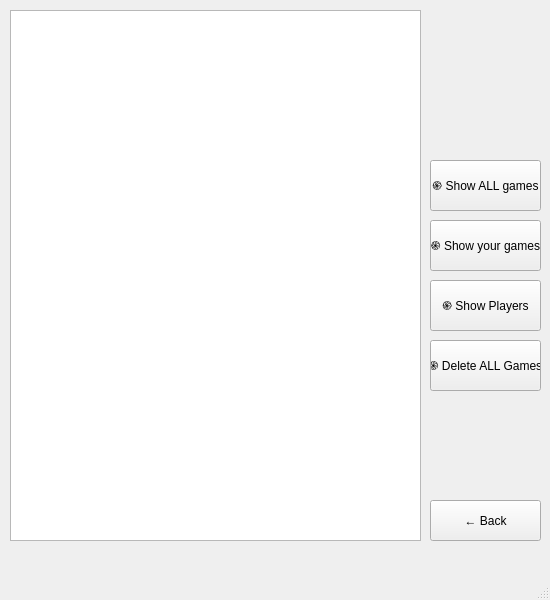
<?xml version="1.0" encoding="UTF-8"?>
<ui version="4.0">
 <class>MainWindow</class>
 <widget class="QMainWindow" name="MainWindow">
  <property name="geometry">
   <rect>
    <x>0</x>
    <y>0</y>
    <width>550</width>
    <height>600</height>
   </rect>
  </property>
  <property name="windowTitle">
   <string>Players Stat</string>
  </property>
  <widget class="QWidget" name="centralwidget">
   <widget class="QTableWidget" name="tableWidget">
    <property name="geometry">
     <rect>
      <x>10</x>
      <y>10</y>
      <width>411</width>
      <height>531</height>
     </rect>
    </property>
   </widget>
   <widget class="QPushButton" name="show_b">
    <property name="geometry">
     <rect>
      <x>430</x>
      <y>220</y>
      <width>111</width>
      <height>51</height>
     </rect>
    </property>
    <property name="text">
     <string>֍ Show your games</string>
    </property>
   </widget>
   <widget class="QPushButton" name="back_b">
    <property name="geometry">
     <rect>
      <x>430</x>
      <y>500</y>
      <width>111</width>
      <height>41</height>
     </rect>
    </property>
    <property name="text">
     <string>← Back</string>
    </property>
   </widget>
   <widget class="QPushButton" name="showPlayer_b">
    <property name="geometry">
     <rect>
      <x>430</x>
      <y>280</y>
      <width>111</width>
      <height>51</height>
     </rect>
    </property>
    <property name="text">
     <string>֍ Show Players</string>
    </property>
   </widget>
   <widget class="QPushButton" name="showAll_b">
    <property name="geometry">
     <rect>
      <x>430</x>
      <y>160</y>
      <width>111</width>
      <height>51</height>
     </rect>
    </property>
    <property name="text">
     <string>֍ Show ALL games</string>
    </property>
   </widget>
   <widget class="QPushButton" name="deleteAllGames_b">
    <property name="geometry">
     <rect>
      <x>430</x>
      <y>340</y>
      <width>111</width>
      <height>51</height>
     </rect>
    </property>
    <property name="text">
     <string>֍ Delete ALL Games</string>
    </property>
   </widget>
  </widget>
  <widget class="QMenuBar" name="menubar">
   <property name="geometry">
    <rect>
     <x>0</x>
     <y>0</y>
     <width>550</width>
     <height>21</height>
    </rect>
   </property>
  </widget>
  <widget class="QStatusBar" name="statusbar"/>
 </widget>
 <resources/>
 <connections/>
</ui>
